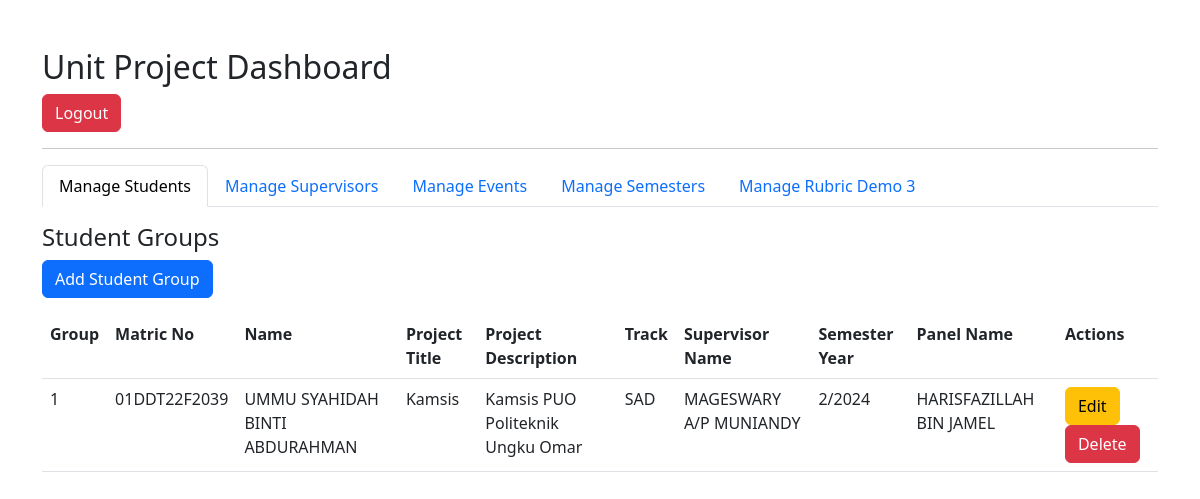
Screenshot of /unit_project.php (signed in) with the database file from the repository.
### tables this page shows
CREATE TABLE `students` (
  `id` int NOT NULL,
  `matric_num` varchar(15) NOT NULL,
  `name` varchar(100) NOT NULL,
  `project_title` varchar(255) NOT NULL,
  `project_description` text NOT NULL,
  `supervisor_id` int DEFAULT NULL,
  `track` enum('SAD','NS','IS') NOT NULL,
  `semester_id` int DEFAULT NULL,
  `group_id` int DEFAULT NULL,
  `user_id` int DEFAULT NULL
);

CREATE TABLE `supervisors` (
  `id` int NOT NULL,
  `name` varchar(100) NOT NULL,
  `track` enum('SAD','NS','IS') NOT NULL
);

CREATE TABLE `semesters` (
  `id` int NOT NULL,
  `semester` varchar(50) NOT NULL,
  `year` varchar(20) NOT NULL
);

CREATE TABLE `users` (
  `id` int NOT NULL,
  `full_name` varchar(255) NOT NULL,
  `username` varchar(50) NOT NULL,
  `password` varchar(255) NOT NULL,
  `level_id` int DEFAULT NULL
);

### unit_project.php (the view, shortened to what this page needs)
<?php
include 'config.php';
?>
<!DOCTYPE html>
<html lang="en">
<head>
    <link rel="stylesheet" href="https://cdn.jsdelivr.net/npm/bootstrap@5.3.0/dist/css/bootstrap.min.css">
</head>
<body>
    <div class="container mt-5">
        <h2>Unit Project Dashboard</h2>
        <a href="logout.php" class="btn btn-danger">Logout</a>
        <hr>
        <ul class="nav nav-tabs">
            <li class="nav-item"><a class="nav-link active" href="#students" data-bs-toggle="tab">Manage Students</a></li>
            <li class="nav-item"><a class="nav-link" href="#supervisors" data-bs-toggle="tab">Manage Supervisors</a></li>
            <li class="nav-item"><a class="nav-link" href="#events" data-bs-toggle="tab">Manage Events</a></li>
            <li class="nav-item"><a class="nav-link" href="#semesters" data-bs-toggle="tab">Manage Semesters</a></li>
            <li class="nav-item"><a class="nav-link" href="#rubricsdemo3" data-bs-toggle="tab">Manage Rubric Demo 3</a></li>
        </ul>
        <div class="tab-content mt-3">
            <div class="tab-pane fade show active" id="students">
                <h4>Student Groups</h4>
                <button class="btn btn-primary" data-bs-toggle="modal" data-bs-target="#addStudentModal">Add Student Group</button>
                <table class="table mt-3">
                    <tr>
                        <th>Group</th>
                        <th>Matric No</th>
                        <th>Name</th>
                        <th>Project Title</th>
                        <th>Project Description</th>
                        <th>Track</th>
                        <th>Supervisor Name</th>
                        <th>Semester Year</th>
                        <th>Panel Name</th>
                        <th>Actions</th>
                    </tr>
                    <?php
                    $result = $conn->query("
                        SELECT s.group_id, s.matric_num, s.name, s.project_title, s.project_description,
                            s.track, sup.name AS supervisor_name, sem.semester, sem.year, u.full_name AS panel_name
                        FROM students s
                        LEFT JOIN supervisors sup ON s.supervisor_id = sup.id
                        LEFT JOIN semesters sem ON s.semester_id = sem.id
                        LEFT JOIN users u ON s.user_id = u.id
                    ");
                    while ($row = $result->fetch_assoc()) {
                        echo "<tr><td>{$row['group_id']}</td><td>{$row['matric_num']}</td><td>{$row['name']}</td><td>{$row['project_title']}</td><td>{$row['project_description']}</td><td>{$row['track']}</td><td>{$row['supervisor_name']}</td> <td>{$row['semester']}/{$row['year']}</td><td>{$row['panel_name']}</td>
                          <td>
                              <button class='btn btn-warning' data-bs-toggle='modal' data-bs-target='#editStudentModal'>Edit</button>
                              <button class='btn btn-danger' data-bs-toggle='modal' data-bs-target='#deleteStudentModal'>Delete</button>
                          </td></tr>";
                    }
                    ?>
                </table>
            </div>
        </div>
    </div>
</body>
</html>

### rows the page displays
students: group "1", matric_num "01DDT22F2039", name "UMMU SYAHIDAH BINTI ABDURAHMAN", project_title "Kamsis", project_description "Kamsis PUO Politeknik Ungku Omar", track "SAD", supervisor.name "MAGESWARY A/P MUNIANDY", semester.semester "2", semester.year "2024", user.full_name "HARISFAZILLAH BIN JAMEL"
